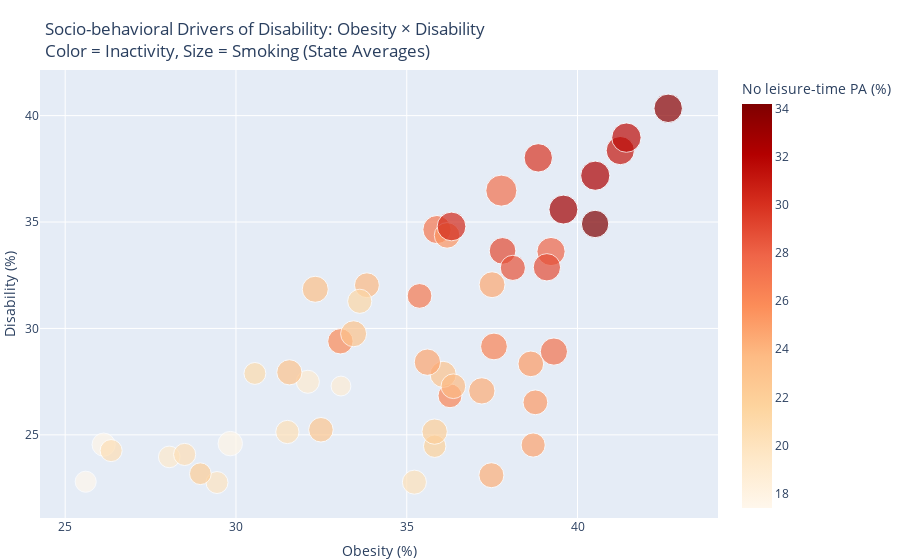

Write notebook code for a chart like this one.
### Markdown cell above
### Additional Work - Visualization: Bubble Scatter (Ryyan Hussain)

What it is:
A state-level bubble scatter with x = obesity, y = disability. Point size indicates current smoking and color indicates no leisure‑time physical activity, visualizing how behavioral risks co‑move with disability.

Why we’re using it:
EDA and models indicate obesity and inactivity are key drivers of disability, with smoking adding risk. This visualization synthesizes these signals to highlight risk profiles.

What it shows:
- The overall obesity-disability relationship and slope.
- How inactivity (color) and smoking (size) amplify disability levels.
- States clustering into higher‑risk profiles, aiding prioritization for interventions.

Look at 'bubble_scatter.png'

### Code cell
# Socio-behavioral Drivers of Disability: Bubble Scatter (State Averages)
import pandas as pd
import plotly.express as px

filePath = "filtered_PLACESData_2023.csv"
dfWide = pd.read_csv(filePath)

# Columns needed
col_obesity = "obesity among adults aged >=18 years"
col_disability = "any disability among adults aged >=18 years"
col_smoking = "current smoking among adults aged >=18 years"
col_inactivity = "no leisure-time physical activity among adults aged >=18 years"

# State-level averages
state_avg = dfWide.groupby("StateAbbr")[[
    col_obesity, col_disability, col_smoking, col_inactivity
]].mean().reset_index()

state_avg = state_avg.dropna(subset=[col_obesity, col_disability, col_smoking, col_inactivity])

# Bubble scatter: x=obesity, y=disability, size=smoking, color=inactivity
fig = px.scatter(
    state_avg,
    x=col_obesity,
    y=col_disability,
    color=col_inactivity,
    size=col_smoking,
    size_max=22,
    hover_name="StateAbbr",
    hover_data={
        col_obesity: ':.2f',
        col_disability: ':.2f',
        col_smoking: ':.2f',
        col_inactivity: ':.2f',
    },
    color_continuous_scale="OrRd",
    labels={
        col_obesity: "Obesity (%)",
        col_disability: "Disability (%)",
        col_inactivity: "No leisure-time PA (%)",
        col_smoking: "Current smoking (%)",
    },
    title=(
        "Socio-behavioral Drivers of Disability: Obesity × Disability<br>"
        "Color = Inactivity, Size = Smoking (State Averages)"
    )
)

fig.update_layout(margin=dict(l=0, r=0, t=70, b=0))
fig.show()

### Figure 1 — Plotly figure (JSON) as saved in the notebook; plotly's stock layout.template omitted (floating-point values rounded to 4 significant figures)
{"data": [{"customdata": [[26.95, 27.28], [20.91, 34.19], [23.34, 32.77], [22.1, 26.98], [13.37, 20.86], [14.93, 17.68], [13.5, 19.87], [12.4, 17.4], [16.01, 26.22], [19.86, 28.96], [13.57, 20.45], [17.46, 24.2], [17.24, 23.73], [17.07, 26.85], [20.0, 26.29], [18.35, 25.15], [22.46, 29.79], [23.81, 32.34], [13.03, 19.24], [14.04, 21.89], [17.95, 25.91], [19.09, 22.97], [17.87, 22.03], [22.16, 27.88], [22.58, 33.74], [18.83, 23.04], [18.7, 24.56], [17.15, 25.18], [16.27, 24.78], [15.13, 20.35], [13.16, 22.09], [18.31, 25.42], [18.91, 23.27], [16.81, 22.71], [20.65, 27.17], [22.2, 31.14], [16.3, 21.25], [19.34, 24.71], [13.67, 20.41], [20.85, 28.82], [19.33, 24.36], [23.02, 30.3], [17.62, 28.59], [10.98, 18.8], [17.02, 23.72], [16.64, 17.74], [14.78, 19.03], [16.13, 20.25], [24.06, 31.55], [17.74, 22.92]], "hovertemplate": "<b>%{hovertext}</b><br><br>Obesity (%)=%{x:.2f}<br>Disability (%)=%{y:.2f}<br>Current smoking (%)=%{customdata[0]:.2f}<br>No leisure-time PA (%)=%{marker.color:.2f}<extra></extra>", "hovertext": ["AK", "AL", "AR", "AZ", "CA", "CO", "CT", "DC", "DE", "GA", "HI", "IA", "ID", "IL", "IN", "KS", "KY", "LA", "MA", "MD", "ME", "MI", "MN", "MO", "MS", "MT", "NC", "ND", "NE", "NH", "NJ", "NM", "NV", "NY", "OH", "OK", "OR", "PA", "RI", "SC", "SD", "TN", "TX", "UT", "VA", "VT", "WA", "WI", "WV", "WY"], "legendgroup": "", "marker": {"color": [27.28, 34.19, 32.77, 26.98, 20.86, 17.68, 19.87, 17.4, 26.22, 28.96, 20.45, 24.2, 23.73, 26.85, 26.29, 25.15, 29.79, 32.34, 19.24, 21.89, 25.91, 22.97, 22.03, 27.88, 33.74, 23.04, 24.56, 25.18, 24.78, 20.35, 22.09, 25.42, 23.27, 22.71, 27.17, 31.14, 21.25, 24.71, 20.41, 28.82, 24.36, 30.3, 28.59, 18.8, 23.72, 17.74, 19.03, 20.25, 31.55, 22.92], "coloraxis": "coloraxis", "size": [26.95, 20.91, 23.34, 22.1, 13.37, 14.93, 13.5, 12.4, 16.01, 19.86, 13.57, 17.46, 17.24, 17.07, 20.0, 18.35, 22.46, 23.81, 13.03, 14.04, 17.95, 19.09, 17.87, 22.16, 22.58, 18.83, 18.7, 17.15, 16.27, 15.13, 13.16, 18.31, 18.91, 16.81, 20.65, 22.2, 16.3, 19.34, 13.67, 20.85, 19.33, 23.02, 17.62, 10.98, 17.02, 16.64, 14.78, 16.13, 24.06, 17.74], "sizemode": "area", "sizeref": 0.05568, "symbol": "circle"}, "mode": "markers", "name": "", "orientation": "v", "showlegend": false, "type": "scatter", "x": [37.77, 40.51, 39.59, 35.88, 30.55, 26.12, 29.45, 25.6, 36.27, 37.8, 26.34, 37.48, 33.83, 35.37, 37.55, 38.63, 38.85, 40.52, 28.05, 35.82, 33.06, 36.06, 35.82, 39.22, 42.65, 33.44, 37.5, 38.77, 38.7, 31.51, 28.96, 36.18, 32.32, 32.49, 39.31, 41.25, 33.62, 35.6, 28.5, 39.1, 37.2, 36.31, 38.11, 33.07, 36.36, 29.83, 32.1, 35.22, 41.43, 31.56], "xaxis": "x", "y": [36.48, 34.91, 35.59, 34.65, 27.88, 24.54, 22.76, 22.8, 26.84, 33.64, 24.26, 23.1, 32.03, 31.53, 29.15, 28.34, 38.01, 37.18, 23.96, 24.47, 29.4, 27.84, 25.15, 33.61, 40.34, 29.75, 32.05, 26.53, 24.52, 25.14, 23.18, 34.37, 31.84, 25.24, 28.91, 38.36, 31.28, 28.42, 24.08, 32.87, 27.07, 34.79, 32.85, 27.29, 27.28, 24.59, 27.49, 22.78, 38.96, 27.94], "yaxis": "y"}], "layout": {"coloraxis": {"colorbar": {"title": {"text": "No leisure-time PA (%)"}}, "colorscale": [[0, "rgb(255,247,236)"], [0.125, "rgb(254,232,200)"], [0.25, "rgb(253,212,158)"], [0.375, "rgb(253,187,132)"], [0.5, "rgb(252,141,89)"], [0.625, "rgb(239,101,72)"], [0.75, "rgb(215,48,31)"], [0.875, "rgb(179,0,0)"], [1, "rgb(127,0,0)"]]}, "legend": {"itemsizing": "constant", "tracegroupgap": 0}, "margin": {"b": 0, "l": 0, "r": 0, "t": 70}, "title": {"text": "Socio-behavioral Drivers of Disability: Obesity × Disability<br>Color = Inactivity, Size = Smoking (State Averages)"}, "xaxis": {"anchor": "y", "domain": [0, 1], "title": {"text": "Obesity (%)"}}, "yaxis": {"anchor": "x", "domain": [0, 1], "title": {"text": "Disability (%)"}}}}
